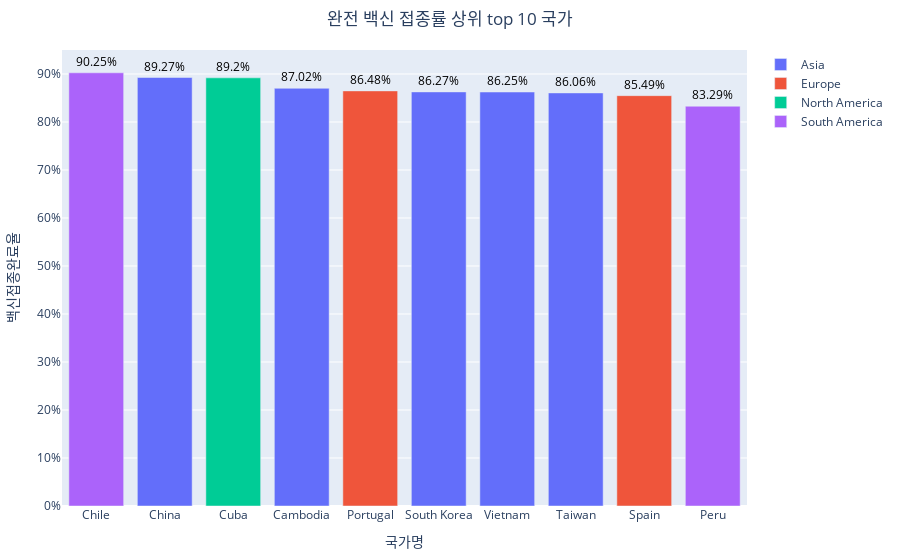

This figure's notebook cell:
### Code cell
## 인구수가 백만명 이상의 국가중에 인구백명당접종완료율 top 10 필터링
vaccine_top10 = df_covid19_stat.loc[df_covid19_stat['인구수'] > 10000000].sort_values(by=['인구백명당백신접종완료율'], ascending=False).head(10).reset_index()

fig = go.Figure()

for continent, group in vaccine_top10.groupby('continent'):
    fig.add_trace(go.Bar(
        x = group['location'], y = group['인구백명당백신접종완료율'], 
        name = continent,
        text = group['인구백명당백신접종완료율'], textposition = 'outside', texttemplate = '%{text}%', 
        textfont = dict(color = 'black')))
        
fig.update_layout(title = dict(text = '완전 백신 접종률 상위 top 10 국가', x = 0.5), 
         xaxis = dict(title = '국가명', categoryorder = 'total descending'), 
         yaxis = dict(title = '백신접종완료율', ticksuffix = '%'), 
         margin = margins_P)

fig.show()

### Figure 1 — Plotly figure (JSON) as saved in the notebook; plotly's stock layout.template omitted (floating-point values rounded to 4 significant figures)
{"data": [{"name": "Asia", "text": [89.27, 87.02, 86.27, 86.25, 86.06], "textfont": {"color": "black"}, "textposition": "outside", "texttemplate": "%{text}%", "type": "bar", "x": ["China", "Cambodia", "South Korea", "Vietnam", "Taiwan"], "y": [89.27, 87.02, 86.27, 86.25, 86.06]}, {"name": "Europe", "text": [86.48, 85.49], "textfont": {"color": "black"}, "textposition": "outside", "texttemplate": "%{text}%", "type": "bar", "x": ["Portugal", "Spain"], "y": [86.48, 85.49]}, {"name": "North America", "text": [89.2], "textfont": {"color": "black"}, "textposition": "outside", "texttemplate": "%{text}%", "type": "bar", "x": ["Cuba"], "y": [89.2]}, {"name": "South America", "text": [90.25, 83.29], "textfont": {"color": "black"}, "textposition": "outside", "texttemplate": "%{text}%", "type": "bar", "x": ["Chile", "Peru"], "y": [90.25, 83.29]}], "layout": {"margin": {"b": 25, "l": 25, "r": 25, "t": 50}, "title": {"text": "완전 백신 접종률 상위 top 10 국가", "x": 0.5}, "xaxis": {"categoryorder": "total descending", "title": {"text": "국가명"}}, "yaxis": {"ticksuffix": "%", "title": {"text": "백신접종완료율"}}}}
